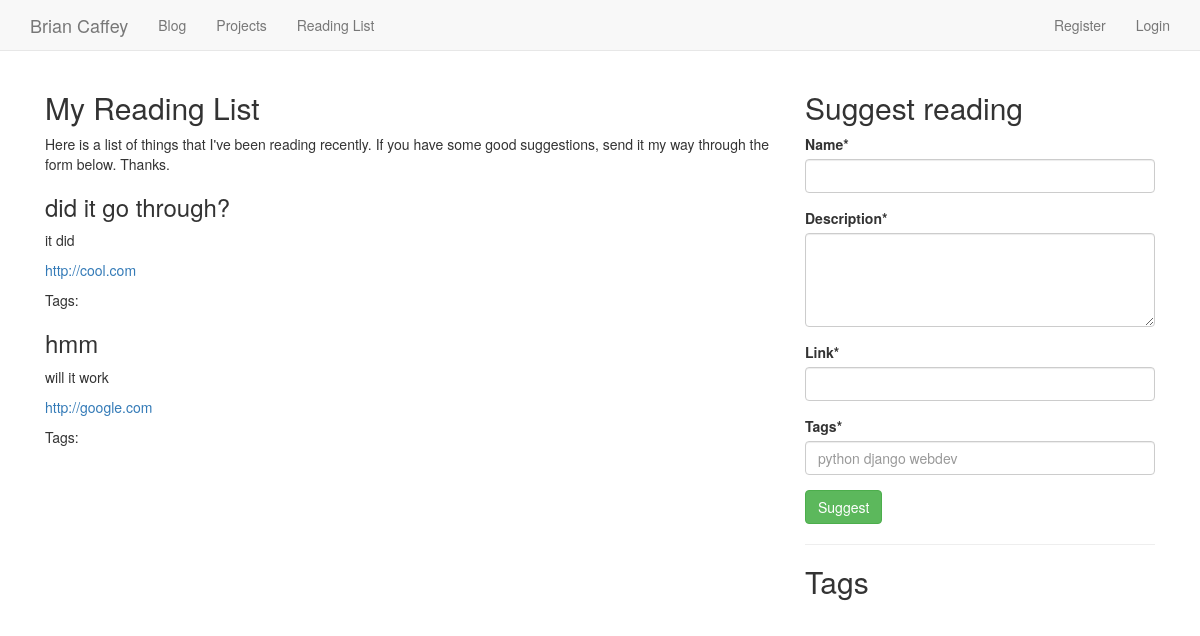
/reading-list/, run on an earlier commit of the app's database.
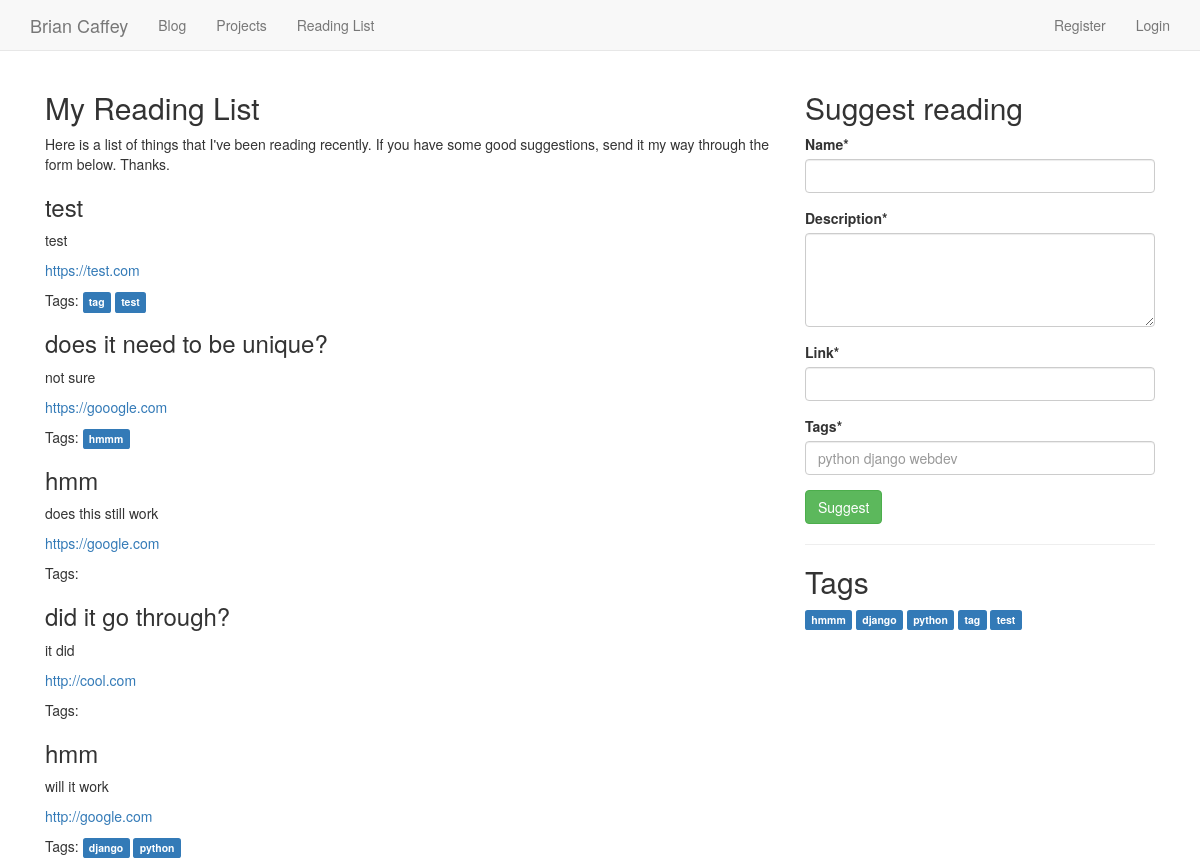
And on a later commit of the database.
### readinglist/models.py (models this page shows, shortened)
class ReadingMaterial(models.Model):
    name = models.CharField(max_length=200)
    description = models.CharField(max_length=1000)
    link = models.URLField(max_length=400, unique=True)
    user = models.ForeignKey(settings.AUTH_USER_MODEL)
    tags = models.CharField(max_length=100)
    class Meta:
        ordering = ['-pk']
    def get_tags(self):
        tags = Tag.objects.filter(object_id=self.id)
        return tags

### tags/models.py (models this page shows)
class Tag(models.Model):
    content_type=models.ForeignKey(ContentType, on_delete=models.CASCADE)
    object_id = models.PositiveIntegerField()
    content_object = GenericForeignKey('content_type', 'object_id')
    tag = models.CharField(max_length=50)
    def __str__(self):
        return str(self.tag)

### readinglist/views.py (the view, shortened to what this page needs)
def reading_list(request):
    tags = Tag.objects.all()
    form = ReadingMaterialForm(request.POST or None)
    reading_list = ReadingMaterial.objects.all()
    context = {
        'form':form,
        'reading_list':reading_list,
        'tags': tags
    }
    return render(request, 'readinglist/reading_list.html', context)

### readinglist/forms.py
class ReadingMaterialForm(forms.ModelForm):
	name = forms.CharField()
	description = forms.CharField(widget=forms.Textarea(
		attrs={'rows':4}))
	tags = forms.CharField(widget=forms.TextInput(
		attrs={'placeholder':'python django webdev'}))
	class Meta:
		model = ReadingMaterial
		fields = [
                'name',
                'description',
                'link',
				'tags',
			]

### readinglist/templates/readinglist/reading_list.html (shortened to what this page needs)
{% extends 'base.html' %}
{% load crispy_forms_tags %}
{% block content %}
<div class="col-md-8">
<h2>My Reading List</h2>
<p>Here is a list of things that I've been reading recently. If you have some good suggestions, send it my way through the form below. Thanks.</p>
{% for item in reading_list %}
<h3>{{ item.name }}</h3>
<p>{{ item.description }}</p>
<p><a href="{{ item.link }}">{{ item.link }}</a></p>
<p>Tags:
{% for tag in item.get_tags %}
<a class="label label-primary">{{ tag }}</a>
{% endfor %}
{% endfor %}
</p>
</div>
<div class="col-md-4">
  <h2>Suggest reading</h2>
  <form method="POST" action=".">
    {{ form | crispy }}
  <input class="btn btn-success" type="submit" value="Suggest">
</form>
<hr>
<h2>Tags</h2>
{% for tag in tags %}
<a class="label label-primary">{{ tag }}</a>
{% endfor %}
</div>
{% endblock %}

### templates/base.html (shortened to what this page needs)
{% load staticfiles %}
<html>
<head>
<link rel="stylesheet" href="https://maxcdn.bootstrapcdn.com/bootstrap/3.3.7/css/bootstrap.min.css">
<link rel="stylesheet" href="{% static 'css/base.css' %}">
</head>
<body>
{% include 'nav.html' %}
	<div class="container">
		{% block content %}
		{% endblock content %}
	</div>
</body>
</html>

### templates/nav.html (shortened to what this page needs)
    <nav class="navbar navbar-default navbar-static-top">
      <div class="container">
        <div class="navbar-header">
          <a class="navbar-brand" href="{% url 'home:home' %}">Brian Caffey</a>
        </div>
        <div id="navbar" class="navbar-collapse collapse">
          <ul class="nav navbar-nav">
            <li><a href="{% url 'posts:list' %}">Blog</a></li>
            <li><a href="{% url 'projects:projects' %}">Projects</a></li>
            <li><a href="{% url 'reading-list:list' %}">Reading List</a></li>
          </ul>
          <ul class="nav navbar-nav navbar-right">
            {% if user.is_authenticated %}
            <li><a>Welcome, {{ user.username }}</a></li>
            <li><a href="{% url 'accounts:logout' %}">Logout</a></li>
            {% else %}
            <li><a href="{% url 'accounts:register' %}">Register</a></li>
            <li><a href="{% url 'accounts:login' %}">Login</a></li>
            {% endif %}
          </ul>
        </div>
      </div>
    </nav>

What changed in the data, as far as the page shows it:
added ReadingMaterial: name "test", description "test", link "https://test.com"
added Tag: tag "tag"
added Tag: tag "test"
added ReadingMaterial: name "does it need to be unique?", description "not sure", link "https://gooogle.com"
added Tag: tag "hmmm"
added ReadingMaterial: name "hmm", description "does this still work", link "https://google.com"
added Tag: tag "django"
added Tag: tag "python"
